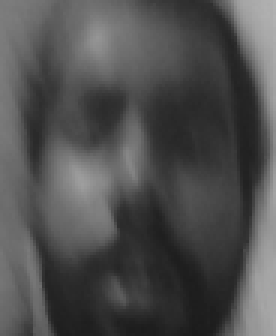
//> input picture faces/Anonymous/0.png, 92 x 112 px, given in place of the camera (shown 3 times larger)
$ ./Watchmen   (built with g++ and OpenCV 4)
//> lines starting //> are read from the running program, lines starting //| are printed output that depends on the picture; after the words box and inside, x2 and y2 are one past the last pixel; in counts of white or black regions, pixels touching at a corner belong together
#include <opencv2/opencv.hpp>
#include <iostream>
#include <fstream>
#include <sstream>
#include <windows.h>
#include <tchar.h>
#include <stdio.h>
#include <strsafe.h>
#include <time.h>
#include <list>

#define PI 3.14159265

using namespace cv;
using namespace std;

Ptr<FaceRecognizer> model;
vector<Mat> images;
vector<int> labelints;
vector<string> labels;
/**
** CONFIGURATION SECTION
**/
int method = 1; // 1 eigenfaces, 2 fisherfaces, 3 HSV
bool info = true; // Print info in console
bool rotation_def = true; // enable/disable face rotation
const int treshold_slider_max = 100000; // maximum treshold
int treshold_slider = 15000; // default treshold for face recognition
int logCountMax = 50; //each x frame will be logged
bool fixingData = false; // fixing training images
bool noseDetection = true; // rotation according to nose position
/**
*************************
**/
std::list<int> noseQueue;
double treshold = treshold_slider;
int logCount = 0;
void detectAndDisplay(Mat frame, bool &capture, string user, bool recognize);
void noseposition(Mat frame);
void learnFacesEigen();
void learnFacesFisher();
float gradienty(Mat frame);
void learnFacesLBPH();
void getTrainData();
void fixData();
Mat cropFace(Mat srcImg, int eyeLeftX, int eyeLeftY, int eyeRightX, int eyeRightY, int width, int height, int faceX, int faceY, int faceWidth, int faceHeight);

String face_cascade_name = "haarcascade_frontalface_alt.xml";
String eye_cascade_name = "haarcascade_eye.xml";

CascadeClassifier face_cascade;
CascadeClassifier nose_cascade;
CascadeClassifier eye_cascade;
string window_name = "Capture - Face detection";

ofstream logFile;

void on_trackbar(int, void*)
{
    treshold = treshold_slider;
}
// [22 lines left out: functions callbackButton, norm_0_255, not called in this run]

int main(int argc, const char** argv)
{

    Mat image;
    Mat frame;

    logFile = ofstream("logs.csv", std::ios_base::app);
    if (!logFile.is_open())
    {
        cout << "Cannot open log file";
        return 0;
    }


    //-- 1. Load the cascades
    if (!face_cascade.load(face_cascade_name)){ printf("--(!)Error loading\n"); return -1; };
    if (!eye_cascade.load(eye_cascade_name)){ printf("--(!)Error loading\n"); return -1; };
    // Get train data
    getTrainData();
//> (in get_all_files_names_within_folder, `StringCchCopy(search_path, MAX_PATH, folder.c_str());` was passed over: StringCchCopy is not available in this run)
//> (in get_all_files_names_within_folder, `StringCchCat(search_path, MAX_PATH, TEXT("\\*"));` was passed over: StringCchCat is not available in this run)

    if (labels.size() > 0)
    {
        //learn faces
        if (method == 1)
        {
            learnFacesEigen();

        }
        else if
            (method == 2){
            learnFacesFisher();
        }
        else{
            learnFacesLBPH();
        }
    }

    VideoCapture stream1(1);
    //-- 2. Read the video stream
    if (!stream1.isOpened()){
        cout << "cannot open camera";
    }

    Sleep(2000);
    bool capture = false;
    bool recognize = false;
    /*
    ** GUI
    */
    namedWindow(window_name, 1);

    char TrackbarName[50];
    sprintf(TrackbarName, "Treshold %d", treshold_slider_max);
    // trackbar for treshold
    createTrackbar(TrackbarName, window_name, &treshold_slider, treshold_slider_max, on_trackbar);
    string user;
    /*fixingData = true;
    fixData();
    fixingData = false;*/
    while (true)
    {
        bool test = stream1.read(frame);
//> frame is the input picture: 112 rows x 92 cols, CV_8UC3; min 27, max 179, mean 79.4

        //-- 3. Apply the classifier to the frame
        if (test)
        {
            detectAndDisplay(frame, capture, user, recognize);
        }
        else
        {
            printf(" --(!) No captured frame -- Break!"); break;
        }

        int c = waitKey(10);
        if ((char)c == 'n'){
            user.clear();
            cin >> user;
        }
        // press r for face recognition
        if ((char)c == 'r'){ recognize = !recognize; }
        // press a for face capture
        if ((char)c == 'a'){ capture = true; }
        // press e to print out eigenfaces
        if ((char)c == 'e') { info = false; }
        //press c to exit
        if ((char)c == 'c') { break; }
    }

    stream1.release();
    logFile.close();
    waitKey(0);
    return 0;
}


void detectAndDisplay(Mat frame, bool &capture, string user, bool recognize)
{
//> called with user = "", recognize = false
    std::vector<Rect> faces;
    std::vector<Rect> hss;
    Mat frame_gray;
    Mat croppedImage;
    Mat workingImage;
    int fontFace = FONT_HERSHEY_PLAIN;
    double fontScale = 2;
    int thickness = 1;
    if (!fixingData)
    {

        cvtColor(frame, frame_gray, CV_BGR2GRAY);
        //equalizeHist(frame_gray, frame_gray);
    }
    else
    {

        frame_gray = frame;
    }

    //-- Detect faces
    face_cascade.detectMultiScale(frame_gray, faces, 1.1, 3, CV_HAAR_DO_CANNY_PRUNING, Size(frame.size().width*0.2, frame.size().height*0.2));
//> faces = 1 Rect (x, y, width, height): [1, 8, 89, 89]

    for (size_t i = 0; i < faces.size(); i++)
    {

        int tlY = faces[i].y;
        //tlY -= (faces[i].height / 3);
        if (tlY < 0){
            tlY = 0;
        }
        int drY = faces[i].y + faces[i].height;
        //drY += +(faces[i].height / 6);
        if (drY>frame.rows)
        {
            drY = frame.rows;
        }
        Point tl(faces[i].x, tlY);
        Point dr(faces[i].x + faces[i].width, drY);

        Rect myROI(tl, dr);
        Mat croppedImage_original = frame(myROI);
        Mat croppedImageGray;


        //resize(croppedImage_original, croppedImage_original, Size(200, 292), 0, 0, INTER_CUBIC);
        if (!fixingData)
        {
            cvtColor(croppedImage_original, croppedImageGray, CV_RGB2GRAY);
        }
        else
        {
            croppedImageGray = croppedImage_original;
        }

        std::vector<Rect> eyes;
        // detect eyes
        eye_cascade.detectMultiScale(croppedImageGray, eyes, 1.1, 3, CV_HAAR_DO_CANNY_PRUNING, Size(croppedImageGray.size().width*0.2, croppedImageGray.size().height*0.2));

        int eyeLeftX = 0;
        int eyeLeftY = 0;
        int eyeRightX = 0;
        int eyeRightY = 0;
        for (size_t f = 0; f < eyes.size(); f++)
        {
            int tlY2 = eyes[f].y + faces[i].y;
            if (tlY2 < 0){
                tlY2 = 0;
            }
            int drY2 = eyes[f].y + eyes[f].height + faces[i].y;
            if (drY2>frame.rows)
            {
                drY2 = frame.rows;
            }
            Point tl2(eyes[f].x + faces[i].x, tlY2);
            Point dr2(eyes[f].x + eyes[f].width + faces[i].x, drY2);

            if (eyeLeftX == 0)
            {

                //rectangle(frame, tl2, dr2, Scalar(255, 0, 0));
                eyeLeftX = eyes[f].x;
                eyeLeftY = eyes[f].y;
            }
            else if (eyeRightX == 0)
            {

                ////rectangle(frame, tl2, dr2, Scalar(255, 0, 0));
                eyeRightX = eyes[f].x;
                eyeRightY = eyes[f].y;

            }

        }
        // if lefteye is lower than right eye swap them
        if (eyeLeftX > eyeRightX){
            croppedImage = cropFace(frame_gray, eyeRightX, eyeRightY, eyeLeftX, eyeLeftY, 200, 200, faces[i].x, faces[i].y, faces[i].width, faces[i].height);
        }
        else{
            croppedImage = cropFace(frame_gray, eyeLeftX, eyeLeftY, eyeRightX, eyeRightY, 200, 200, faces[i].x, faces[i].y, faces[i].width, faces[i].height);
        }


        if (capture && !user.empty())
        {
            // save captured image to file
            string result;
            unsigned long int sec = time(NULL);
            result << "facedata/" << user << "_" << sec << ".jpg";
            imwrite(result, croppedImage);
            capture = false;
        }
        if (recognize&&!croppedImage.empty())
        {
            //recognize face
            logCount++;
            int predictedLabel = -1;
            double predicted_confidence = 0.0;
            model->set("threshold", treshold);
            model->predict(croppedImage, predictedLabel, predicted_confidence);
            string text;
            if (logCount > logCountMax)
            {
                if (predictedLabel > -1)
                {
                    // log to file
                    text = labels[predictedLabel];
                    logCount = 0;
                    logFile << text;
                    logFile << ";";
                    logFile << predicted_confidence;
                    logFile << "\n";
                }
            }
            cout << predicted_confidence;
            cout << "\n";
            if (!info&&method == 1)
            {
                // save Eigenvectors to file
                info = true;
                // Here is how to get the eigenvalues of this Eigenfaces model:
                Mat eigenvalues = model->getMat("eigenvalues");
                // And we can do the same to display the Eigenvectors (read Eigenfaces):
                Mat W = model->getMat("eigenvectors");
                // Get the sample mean from the training data
                Mat mean = model->getMat("mean");
                // Display or save:
                imwrite(format("%s/mean.png", "eigenfaces"), norm_0_255(mean.reshape(1, 292)));
                // Display or save the Eigenfaces:
                for (int i = 0; i < min(10, W.cols); i++) {
                    string msg = format("Eigenvalue #%d = %.5f", i, eigenvalues.at<double>(i));
                    cout << msg << endl;
                    // get eigenvector #i
                    Mat ev = W.col(i).clone();
                    // Reshape to original size & normalize to [0...255] for imshow.
                    Mat grayscale = norm_0_255(ev.reshape(1, 292));
                    // Show the image & apply a Jet colormap for better sensing.
                    Mat cgrayscale;
                    applyColorMap(grayscale, cgrayscale, COLORMAP_JET);
                    // Display or save:

                    imwrite(format("%s/eigenface_%d.png", "eigenfaces", i), norm_0_255(cgrayscale));

                }
            }

            // display name of recognized person
            if (predictedLabel > -1)
            {

                text = labels[predictedLabel];
                putText(frame, text, tl, fontFace, fontScale, Scalar::all(255), thickness, 8);
            }

        }
        rectangle(frame, tl, dr, Scalar(255, 0, 255));

    }
//> this loop made 1 pass
//> (eyes, eyeLeftX, eyeLeftY, eyeRightX, eyeRightY) on pass 1: (1 Rect (x, y, width, height): [16, 9, 46, 46], 16, 9, 0, 0)
//| -34
//> pass 1, in detectAndDisplay, `Mat croppedImage_original = frame(myROI);`:
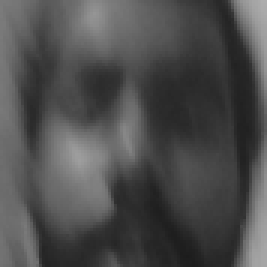
//> croppedImage_original: 89 rows x 89 cols, CV_8UC3 (shown 3 times larger); min 28, max 172, mean 77.5
//> pass 1, in rotate, `cv::warpAffine(src, dst, r, cv::Size(len, len));`:
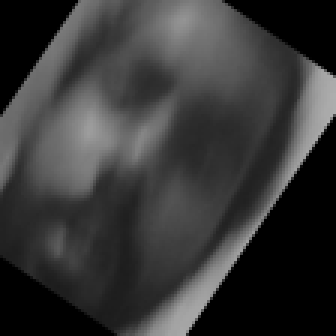
//> dst: 112 rows x 112 cols, CV_8UC1 (shown 3 times larger); min 0, max 174, mean 55.4
//> after the loop:
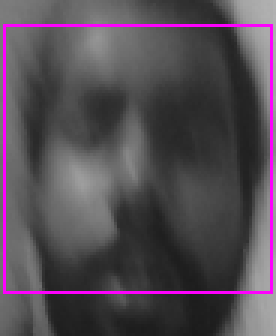
//> frame: 112 rows x 92 cols, CV_8UC3 (shown 3 times larger); 3.45% of pixels changed, all inside (x1, y1, x2, y2) = (1, 8, 91, 98)
//> after the loop, capture = false; logCount = 0; info = true
//> in main, `detectAndDisplay(frame, capture, user, recognize);`: user = ""
//> the 'e' key is pressed

    imshow(window_name, frame);
}
// [11 lines left out: function s2ws, not called in this run]

vector<string> get_all_files_names_within_folder(wstring folder)
{
    vector<string> names;
    TCHAR search_path[200];
    StringCchCopy(search_path, MAX_PATH, folder.c_str());
    StringCchCat(search_path, MAX_PATH, TEXT("\\*"));
    WIN32_FIND_DATA fd;
    HANDLE hFind = ::FindFirstFile(search_path, &fd);
    if (hFind != INVALID_HANDLE_VALUE)
    {
        do
        {
            // read all (real) files in current folder
            // , delete '!' read other 2 default folder . and ..
            if (!(fd.dwFileAttributes & FILE_ATTRIBUTE_DIRECTORY))
            {
                //_tprintf(TEXT("  %s   <DIR>\n"), fd.cFileName);
                wstring test = fd.cFileName;
                string str(test.begin(), test.end());
                names.push_back(str);
            }
        } while (::FindNextFile(hFind, &fd));
        ::FindClose(hFind);
    }
    return names;
}
void getTrainData(){
    wstring folder(L"facedata/");
    vector<string> files = get_all_files_names_within_folder(folder);
    string fold = "facedata/";
    int i = 0;
    for (std::vector<string>::iterator it = files.begin(); it != files.end(); ++it) {
        images.push_back(imread(fold + *it, 0));
        labelints.push_back(i);
        string str = *it;
        unsigned pos = str.find("_");
        string str2 = str.substr(0, pos);
        labels.push_back(str2);
        i++;
    }
}
// [28 lines left out: functions fixData, learnFacesEigen, learnFacesFisher, learnFacesLBPH, not called in this run]
void rotate(cv::Mat& src, double angle, cv::Mat& dst)
{
    int len = max(src.cols, src.rows);
    cv::Point2f pt(len / 2., len / 2.);
    cv::Mat r = cv::getRotationMatrix2D(pt, angle, 1.0);

    cv::warpAffine(src, dst, r, cv::Size(len, len));
}

int plotHistogram(Mat image)
{
    Mat dst;

    /// Establish the number of bins
    int histSize = 256;

    /// Set the ranges
    float range[] = { 0, 256 };
    const float* histRange = { range };

    bool uniform = true; bool accumulate = false;

    Mat b_hist, g_hist, r_hist;
    /// Compute the histograms:
    calcHist(&image, 1, 0, Mat(), b_hist, 1, &histSize, &histRange, uniform, accumulate);

    int hist_w = 750; int hist_h = 500;
    int bin_w = cvRound((double)hist_w / histSize);

    Mat histImage(hist_h, hist_w, CV_8UC3, Scalar(0, 0, 0));

    /// Normalize the result to [ 0, histImage.rows ]
    normalize(b_hist, b_hist, 0, histImage.rows, NORM_MINMAX, -1, Mat());
    int sum = 0;
    int max = 0;
    int now;
    int current = 0;
    for (int i = 1; i < histSize; i++)
    {
        /*line(histImage, Point(bin_w*(i - 1), hist_h - cvRound(b_hist.at<float>(i - 1))),
            Point(bin_w*(i), hist_h - cvRound(b_hist.at<float>(i))),
            Scalar(255, 255, 255), 2, 8, 0);*/
        now = cvRound(b_hist.at<float>(i));
        // ak su uhly v rozsahu 350-360 alebo 0-10 dame ich do suctu
        if ((i < 5))
        {
            max += now;
            current = i;
        }
        // [5 lines of commented-out code are left out]

    }

    return max;

}
float gradienty(Mat frame)
{

    Mat src, src_gray;
    int scale = 1;
    int delta = 0;
    src_gray = frame;
    /// Generate grad_x and grad_y
    Mat grad_x, grad_y;
    Mat abs_grad_x, abs_grad_y;
    Mat magnitudes, angles;
    Mat bin;
    Mat rotated;
    int max = 0;
    int uhol = 0;
    // otocime obrazok do uhlov v ktorych je este mozne tvar detekovat
    for (int i = -50; i < 50; i++)
    {
        rotate(src_gray, ((double)i / PI), rotated);
        // aplikujeme vertikalny a horizontalny sobel
        Sobel(rotated, grad_x, CV_32F, 1, 0, 9, scale, delta, BORDER_DEFAULT);
        Sobel(rotated, grad_y, CV_32F, 0, 1, 9, scale, delta, BORDER_DEFAULT);
        // vypocitame uhly
        cartToPolar(grad_x, grad_y, magnitudes, angles);
        // skonvertujeme do stupnov sedej pre lepsiu reprezentaciu 1 stupenm sedej = 2 stupne (este mozno zmenit!!!)
        angles.convertTo(bin, CV_8U, 90 / PI);
        // vyrezeme nos ktory sa nachadza v strede hlavy +-
        Point tl((bin.cols / 2) - 10, (bin.rows / 2) - 20);
        Point dr((bin.cols / 2) + 10, (bin.rows / 2));
        Rect myROI(tl, dr);
        Mat working_pasik = bin(myROI);
        int current = 0;
        // vypocitame histogram a pocet uhlov v norme
        current = plotHistogram(working_pasik);
        // vyberieme maximum
        if (current > max)
        {
            max = current;
            uhol = i;
        }
    }
    //pridame uhol do queue
    noseQueue.push_back(uhol);
    int suma = 0;
    // spocitame vsetky uhly v queue
    for (std::list<int>::iterator it = noseQueue.begin(); it != noseQueue.end(); it++)
    {

        suma = suma + *it;
    }
    //cout << "suma " << suma << "\n";
    int priemer;
    // vypocitame priemerny uhol za posledne 4 snimky
    priemer = (int)((double)suma / (double)noseQueue.size());
    // ak je moc v queue posledne odstranime
    if (noseQueue.size() > 3)
    {
        noseQueue.pop_front();
    }
    // vypiseme priemer
    cout << priemer;
    cout << "\n";

    return priemer;


}

Mat cropFace(Mat srcImg, int eyeLeftX, int eyeLeftY, int eyeRightX, int eyeRightY, int width, int height, int faceX, int faceY, int faceWidth, int faceHeight){
    Mat dstImg;
    Mat crop;
    // Ak sa detekuju oci, otacaj podla vyskoveho rozdielu oci
    if (!(eyeLeftX == 0 && eyeLeftY == 0))
    {

        int eye_directionX = eyeRightX - eyeLeftX;
        int eye_directionY = eyeRightY - eyeLeftY;
        float rotation = atan2((float)eye_directionY, (float)eye_directionX) * 180 / PI;
        if (rotation_def){
            rotate(srcImg, rotation, dstImg);
        }
        else {
            dstImg = srcImg;
        }
    } // Ak sa oci nedetekuju a je zapnuta detekcia nosa otacaj podla histogramu orientovanych gradientov nosa
    else
    {

        if (noseDetection)
        {
            Point tl(faceX, faceY);
            Point dr((faceX + faceWidth), (faceY + faceHeight));

            Rect myROI(tl, dr);
            Mat croppedImage_original = srcImg(myROI);

            Mat noseposition_image;
            //Zmensime oblast orezanim a dame ju na standardnu velkost
            resize(croppedImage_original, noseposition_image, Size(200, 200), 0, 0, INTER_CUBIC);
            // vypocitame uhol rotacie pomocou histogramu orientovanych gradientov
            float rotation = gradienty(noseposition_image);
            if (rotation_def){
                rotate(srcImg, rotation, dstImg);
            }
            else {
                dstImg = srcImg;
            }
        }
        else{
            dstImg = srcImg;
        }

    }
    std::vector<Rect> faces;
    // Este raz detekujeme tvar na otocenom obrazku kvoli lepsej presnosti rozpoznavania tvare
    face_cascade.detectMultiScale(dstImg, faces, 1.1, 3, CV_HAAR_DO_CANNY_PRUNING, Size(dstImg.size().width*0.2, dstImg.size().height*0.2));

    for (size_t i = 0; i < faces.size(); i++)
    {

        int tlY = faces[i].y;
        //tlY -= (faces[i].height / 3);
        if (tlY < 0){
            tlY = 0;
        }
        int drY = faces[i].y + faces[i].height;
        //drY += +(faces[i].height / 6);
        if (drY>dstImg.rows)
        {
            drY = dstImg.rows;
        }
        Point tl(faces[i].x, tlY);
        Point dr(faces[i].x + faces[i].width, drY);

        Rect myROI(tl, dr);
        // Orezeme na ksicht
        Mat croppedImage_original = dstImg(myROI);
        Mat croppedImageGray;
        // zmensime na standardnu velkost
        resize(croppedImage_original, crop, Size(width, height), 0, 0, INTER_CUBIC);
        //face_cascade.detectMultiScale(dstImg, faces, 1.1, 3, CV_HAAR_DO_CANNY_PRUNING, Size(dstImg.size().width*0.2, dstImg.size().height*0.2));
        imshow("test", crop);
    }

    return crop;
}
